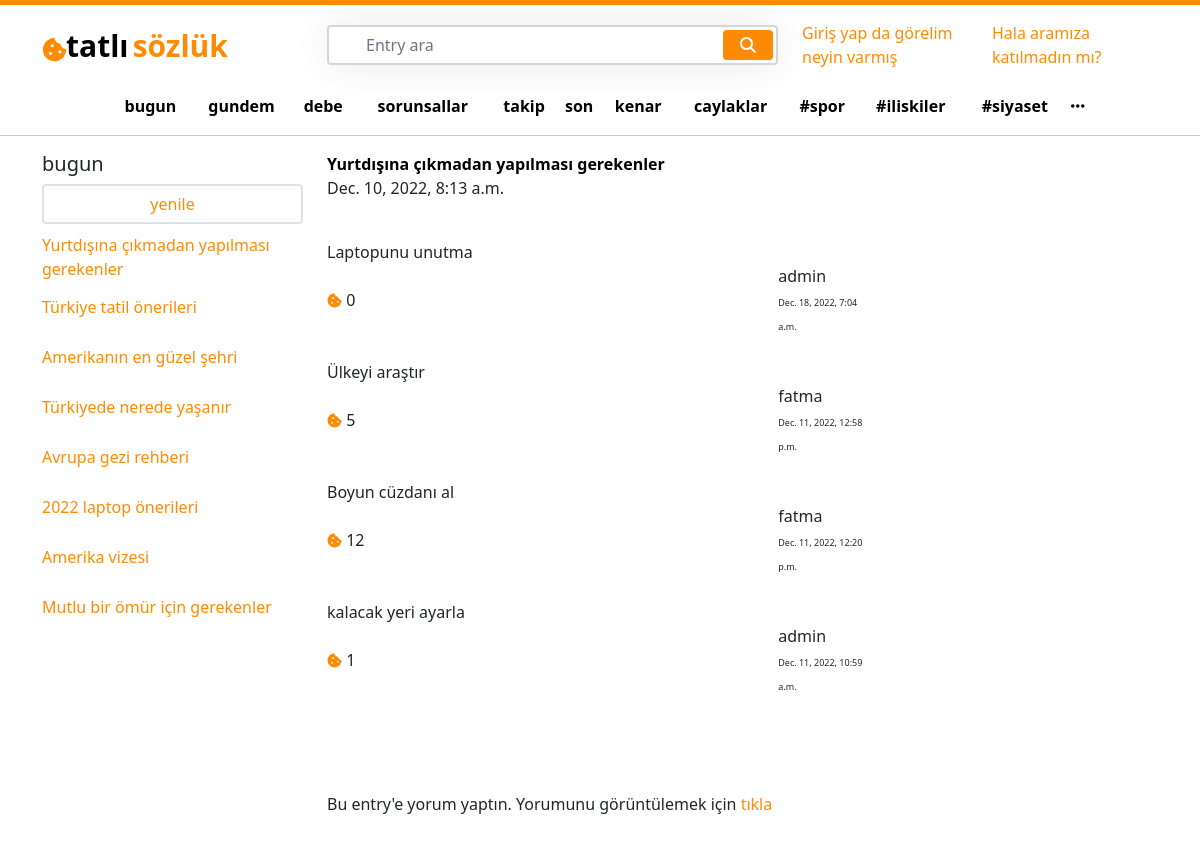
/Yurtdışına çıkmadan yapılması gerekenler/, run on an earlier commit of the app's database.
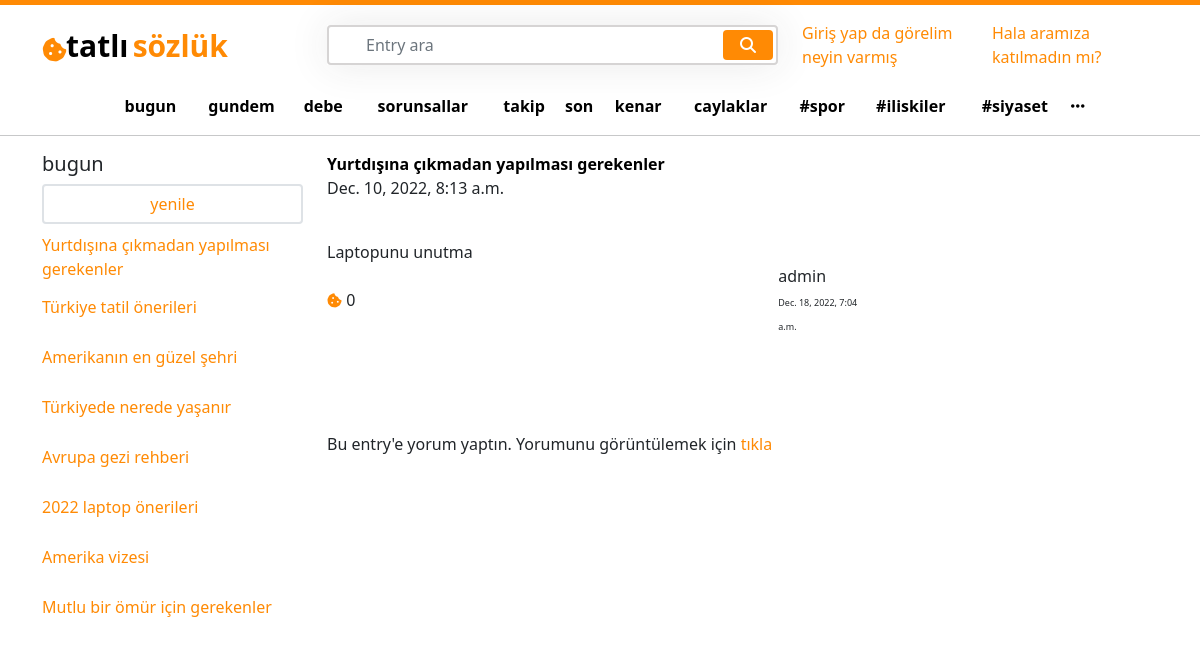
And on a later commit of the database.
### entry/models.py (models this page shows, shortened)
class Entry(models.Model):
    user = models.ForeignKey(User, on_delete=models.CASCADE)
    entry_slug =  models.CharField(max_length=85, blank=True, null=True)
    entry_name =  models.CharField(max_length=85, blank=True, null=True)
    created_at = models.DateTimeField(auto_now_add=True)
    updated_at = models.DateTimeField(auto_now=True)

class EntryComments(models.Model):
    comment_body =  models.CharField(max_length=85, blank=True, null=True)
    commented_entry = models.ForeignKey(Entry, on_delete=models.CASCADE)
    likes_to_the_comment = models.PositiveIntegerField(default=0)
    writer = models.ForeignKey(User, on_delete=models.CASCADE, null=True)
    created_at = models.DateTimeField(auto_now_add=True)

### user/models.py (models this page shows, shortened)
class User(AbstractBaseUser):
    email = models.EmailField(max_length=100, unique=True)
    username = models.CharField(max_length=50, unique=True)
    date_joined = models.DateTimeField(auto_now_add=True)
    last_login = models.DateTimeField(auto_now_add=True)
    created_date = models.DateTimeField(auto_now_add=True)
    modified_date = models.DateTimeField(auto_now=True)
    is_admin = models.BooleanField(default=True)
    is_staff = models.BooleanField(default=True)
    is_active = models.BooleanField(default=True)
    is_superadmin = models.BooleanField(default=True)
    USERNAME_FIELD = 'email'
    REQUIRED_FIELDS = ['username']
    objects = UserManager()

### entry/views.py (the view)
# urls.py: path('<str:pk>/', views.entry_detail, name='entry_detail'),
def entry_detail(request, pk):
    all_entries = Entry.objects.all()
    entry_detail = get_object_or_404(Entry, entry_name=pk)
    bring_entry_info = Entry.objects.filter(entry_name=pk)
    entry_comment = EntryComments.objects.filter(commented_entry__entry_name=pk).order_by('-created_at')
    for i in entry_comment:
        tiklanan_posta_yorum_yapanlar = i.writer.username
        print(tiklanan_posta_yorum_yapanlar)
    user = request.user.username
    print(user)
    if request.method == "POST":
        comment_body = request.POST['comment_body']
        new_comment = EntryComments.objects.create(commented_entry=entry_detail,writer=request.user, comment_body=comment_body)
        new_comment.save()
    context = {
        'entry_detail' : entry_detail,
        "all_entries" :  all_entries,
        'bring_entry_info' : bring_entry_info,
        'entry_comment' : entry_comment,
        "tiklanan_posta_yorum_yapanlar" : tiklanan_posta_yorum_yapanlar,
        'user' : user
    }
    return render(request, "entry_detail.html",context)

### templates/entry_detail.html (shortened to what this page needs)
{% extends 'base.html' %}
{% load static %}
{% block content %}
<div class="col-lg-6 ">
    <div class="row">
        {% for i in bring_entry_info %}
            <div class="col-lg-12">
                <a href="{% url 'entry_detail' i.id %}" >
                    <b style="color:black ;">  {{i.entry_name}}</b>
                </a>
            </div>
            <div class="col-lg-12">
                {{i.created_at}}
            </div>
            <div class="col-lg-12 mt-3">
                {% for a in entry_comment %}
                <div class="col-lg-12 mt-4">
                    {{a.comment_body}}
                </div>
                   <div class="row justify-content-between">
                        <div class="col-lg-3 my-auto">
                            <i class="fa-solid fa-cookie-bite" id="logo" style="font-size:15px ;"></i>
                            {{a.likes_to_the_comment}}
                        </div>
                        <div class="col-lg-5">
                            <div class="row justify-content-end">
                                <div class="col-lg-6">
                                    <div class="col-lg-12">
                                        {{a.writer.username}}
                                    </div>
                                    <div class="col-lg-12">
                                       <small style="font-size: 9px;">{{a.created_at}}</small>
                                    </div>
                                </div>
                            </div>
                        </div>
                    </div>
                {% endfor %}
            </div>
        <div class="col-lg-12">
            <form action="" method="POST">
                <div class="col-lg-12">
                    <b>{{searched_entry}}</b><br><br><br><br>
                    {% if user in tiklanan_posta_yorum_yapanlar %}
                    <span>Bu entry'e yorum yaptın. Yorumunu görüntülemek için <a href="{% url 'user_page' %}">tıkla</a></span>
                    {% else %}
                    <h4>Sende yorumunu paylaş </h4>
                    <br>
                    <input placeholder="{{searched_entry}}hakkında bize biraz bilgi ver" name="comment_body" style="height:180px; width: 500px;"></input>{{form.comment_body}}
                   <br>
                    <input type="submit" value="Submit">
                    {% endif %}
                    <br>
                    <br>
                    <br>
                </div>
            </form>
        </div>
        {% endfor %}
    </div>
</div>
{% endblock %}

### templates/base.html (shortened to what the changed rows need)
{% load static %}
<!DOCTYPE html>
<html lang="en">
<head>
    <link href="https://cdn.jsdelivr.net/npm/bootstrap@5.1.3/dist/css/bootstrap.min.css" rel="stylesheet">
    <link rel="stylesheet" href="https://cdnjs.cloudflare.com/ajax/libs/font-awesome/6.2.1/css/all.min.css" />
    <link rel="stylesheet" href="{% static 'css/home.css' %}">
</head>
<body>
<div class="container">
    <div class="row">
        <div class="col-lg-3 main_left">
            <div class="col-lg-12 mt-2">
                <ul class='p-0 ul_left'>
                        {% for i in all_entries %}
                        <li class="li">
                            <a href="{% url 'entry_detail' i.entry_name %}">
                            {{i.entry_name}}
                            </a>
                        </li>
                        {% endfor %}
                </ul>
            </div>
        </div>
{% block content %}
{% endblock %}
</body>
</html>

What changed in the data, as far as the page shows it:
removed EntryComments: comment_body "Ülkeyi araştır", likes_to_the_comment "5", writer.username "fatma", created_at "Dec. 11, 2022, 12:58 p.m.", shown under Entry "Yurtdışına çıkmadan yapılması gerekenler"
removed EntryComments: comment_body "Boyun cüzdanı al", likes_to_the_comment "12", writer.username "fatma", created_at "Dec. 11, 2022, 12:20 p.m.", shown under Entry "Yurtdışına çıkmadan yapılması gerekenler"
removed EntryComments: comment_body "kalacak yeri ayarla", likes_to_the_comment "1", writer.username "admin", created_at "Dec. 11, 2022, 10:59 a.m.", shown under Entry "Yurtdışına çıkmadan yapılması gerekenler"
